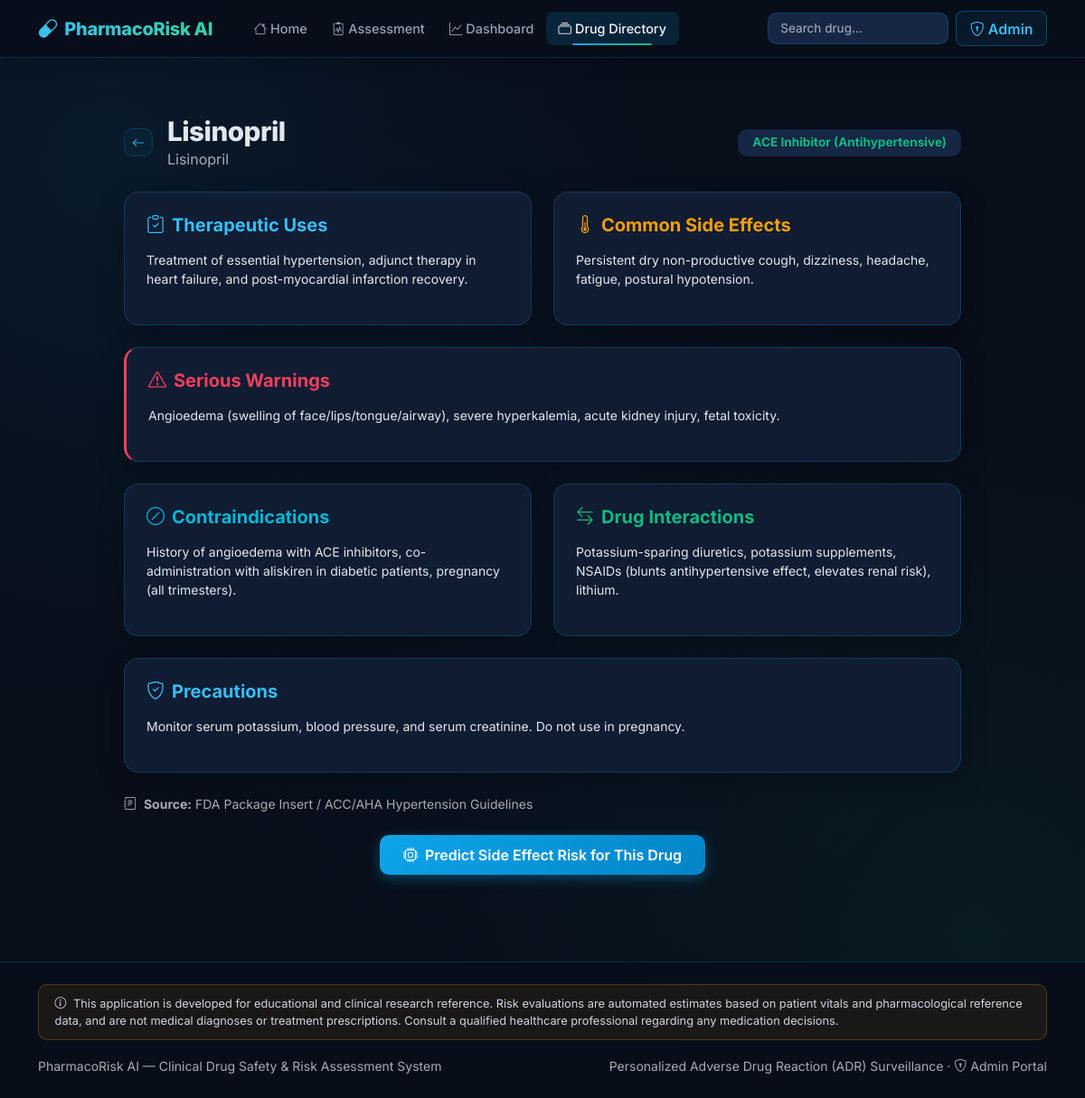
The app's page /drug-info/152 with its own data.
### tables this page shows
CREATE TABLE drugs (
    id INTEGER PRIMARY KEY AUTOINCREMENT,
    drug_name TEXT NOT NULL UNIQUE,
    generic_name TEXT NOT NULL,
    category TEXT NOT NULL,
    uses TEXT NOT NULL,
    common_side_effects TEXT NOT NULL,
    serious_warnings TEXT NOT NULL,
    contraindications TEXT NOT NULL,
    interactions TEXT NOT NULL,
    precautions TEXT NOT NULL,
    source_reference TEXT DEFAULT 'FDA / DailyMed / WHO Essential Medicines',
    created_at TIMESTAMP DEFAULT CURRENT_TIMESTAMP
);

### app.py (the view)
@app.route('/drug-info/<int:drug_id>')
def drug_info(drug_id):
    drug = query_db("SELECT * FROM drugs WHERE id = ?", (drug_id,), one=True)
    if not drug:
        flash("Drug not found in database.", "danger")
        return redirect(url_for('index'))
    return render_template('drug_info.html', drug=drug)

### app.py (called while the page is built)
@app.context_processor
def inject_global_vars():
    return {
        'app_name': 'PharmacoRisk AI',
        'academic_disclaimer': (
            "This application is developed for educational and clinical research reference. "
            "Risk evaluations are automated estimates based on patient vitals and pharmacological reference data, "
            "and are not medical diagnoses or treatment prescriptions. "
            "Consult a qualified healthcare professional regarding any medication decisions."
        )
    }

### database/db.py (called while the page is built)
def get_db(db_path=None):
    path = db_path or DATABASE_PATH
    os.makedirs(os.path.dirname(path), exist_ok=True)
    try:
        if 'db' not in g:
            g.db = sqlite3.connect(path)
            g.db.row_factory = sqlite3.Row
        return g.db
    except RuntimeError:
        conn = sqlite3.connect(path)
        conn.row_factory = sqlite3.Row
        return conn

def query_db(query, args=(), one=False, db_path=None):
    conn = get_db(db_path)
    cur = conn.cursor()
    cur.execute(query, args)
    rv = cur.fetchall()
    cur.close()
    return (rv[0] if rv else None) if one else rv

### templates/drug_info.html (shortened to what this page needs)
{% extends "base.html" %}
{% block content %}
<div class="container py-5">
    <div class="row justify-content-center">
        <div class="col-lg-10">
            <div class="d-flex align-items-center mb-4 animate-in">
                <a href="{{ url_for('index') }}" class="btn btn-outline-glass btn-sm me-3"><i class="bi bi-arrow-left"></i></a>
                <div>
                    <h1 class="section-title mb-0">{{ drug['drug_name'] }}</h1>
                    <p class="text-muted mb-0">{{ drug['generic_name'] }}</p>
                </div>
                <span class="badge ms-auto" style="background: var(--pr-bg-elevated); color: var(--pr-secondary); font-size: 0.85rem; padding: 0.5rem 1rem; border-radius: 10px;">{{ drug['category'] }}</span>
            </div>
            <div class="row g-4">
                <div class="col-md-6">
                    <div class="card-glass p-4 h-100 animate-in">
                        <h5 class="fw-bold mb-3" style="color: var(--pr-primary-light);"><i class="bi bi-clipboard-check me-2"></i>Therapeutic Uses</h5>
                        <p class="small">{{ drug['uses'] }}</p>
                    </div>
                </div>
                <div class="col-md-6">
                    <div class="card-glass p-4 h-100 animate-in" style="animation-delay: 0.05s;">
                        <h5 class="fw-bold mb-3" style="color: var(--pr-warning);"><i class="bi bi-thermometer-half me-2"></i>Common Side Effects</h5>
                        <p class="small">{{ drug['common_side_effects'] }}</p>
                    </div>
                </div>
                <div class="col-12">
                    <div class="card-glass p-4 animate-in" style="animation-delay: 0.1s; border-left: 3px solid var(--pr-danger);">
                        <h5 class="fw-bold mb-3" style="color: var(--pr-danger);"><i class="bi bi-exclamation-triangle me-2"></i>Serious Warnings</h5>
                        <p class="small">{{ drug['serious_warnings'] }}</p>
                    </div>
                </div>
                <div class="col-md-6">
                    <div class="card-glass p-4 h-100 animate-in" style="animation-delay: 0.15s;">
                        <h5 class="fw-bold mb-3" style="color: var(--pr-accent);"><i class="bi bi-slash-circle me-2"></i>Contraindications</h5>
                        <p class="small">{{ drug['contraindications'] }}</p>
                    </div>
                </div>
                <div class="col-md-6">
                    <div class="card-glass p-4 h-100 animate-in" style="animation-delay: 0.2s;">
                        <h5 class="fw-bold mb-3" style="color: var(--pr-secondary);"><i class="bi bi-arrow-left-right me-2"></i>Drug Interactions</h5>
                        <p class="small">{{ drug['interactions'] }}</p>
                    </div>
                </div>
                <div class="col-12">
                    <div class="card-glass p-4 animate-in" style="animation-delay: 0.25s;">
                        <h5 class="fw-bold mb-3" style="color: var(--pr-primary-light);"><i class="bi bi-shield-check me-2"></i>Precautions</h5>
                        <p class="small">{{ drug['precautions'] }}</p>
                    </div>
                </div>
            </div>
            {% if drug['source_reference'] %}
            <div class="text-muted small mt-4 animate-in" style="animation-delay: 0.3s;">
                <i class="bi bi-journal-text me-1"></i> <strong>Source:</strong> {{ drug['source_reference'] }}
            </div>
            {% endif %}
            <div class="text-center mt-4 animate-in" style="animation-delay: 0.35s;">
                <a href="{{ url_for('patient') }}" class="btn btn-primary-gradient">
                    <i class="bi bi-cpu me-2"></i>Predict Side Effect Risk for This Drug
                </a>
            </div>
        </div>
    </div>
</div>
{% endblock %}

### templates/base.html (style rules this page uses)
:root { --pr-primary: #0ea5e9; --pr-primary-hover: #0284c7; --pr-primary-light: #38bdf8; --pr-secondary: #10b981; --pr-secondary-light: #34d399; --pr-accent: #06b6d4; --pr-accent-alt: #14b8a6; --pr-danger: #f43f5e; --pr-warning: #f59e0b; --pr-success: #10b981; --pr-bg-dark: #080e1a; --pr-bg-card: #0f1c32; --pr-bg-elevated: #152744; --pr-border: rgba(14, 165, 233, 0.22); --pr-glow: rgba(14, 165, 233, 0.25); --pr-emerald-glow: rgba(16, 185, 129, 0.25); }
* { font-family: 'Inter', system-ui, sans-serif; }
body { background-color: var(--pr-bg-dark); background-image: radial-gradient(circle at 10% 15%, rgba(14, 165, 233, 0.08) 0%, transparent 40%), radial-gradient(circle at 90% 85%, rgba(16, 185, 129, 0.07) 0%, transparent 40%), radial-gradient(circle at 50% 50%, rgba(6, 182, 212, 0.03) 0%, transparent 60%); background-attachment: fixed; color: #e2e8f0; min-height: 100vh; }
.card-glass { background: var(--pr-bg-card); border: 1px solid var(--pr-border); border-radius: 16px; transition: transform 0.25s cubic-bezier(0.16, 1, 0.3, 1), box-shadow 0.25s cubic-bezier(0.16, 1, 0.3, 1), border-color 0.25s ease; box-shadow: 0 8px 30px rgba(0, 0, 0, 0.25); }
.btn-primary-gradient { background: linear-gradient(135deg, var(--pr-primary), #0284c7); border: none; color: white; font-weight: 600; padding: 0.65rem 1.6rem; border-radius: 10px; box-shadow: 0 4px 14px rgba(14, 165, 233, 0.35); transition: all 0.25s ease; }
.btn-outline-glass { border: 1px solid var(--pr-border); color: var(--pr-primary-light); background: rgba(14, 165, 233, 0.05); border-radius: 10px; font-weight: 500; transition: all 0.25s ease; }
.section-title { font-weight: 800; font-size: 1.85rem; margin-bottom: 0.5rem; letter-spacing: -0.5px; }
.animate-in { animation: fadeInUp 0.45s cubic-bezier(0.16, 1, 0.3, 1) forwards; }

### records on screen
drugs: drug_name "Lisinopril", generic_name "Lisinopril", category "ACE Inhibitor (Antihypertensive)", uses "Treatment of essential hypertension, adjunct therapy in heart failure, and post-myocardial infarction recovery.", common_side_effects "Persistent dry non-productive cough, dizziness, headache, fatigue, postural hypotension.", serious_warnings "Angioedema (swelling of face/lips/tongue/airway), severe hyperkalemia, acute kidney injury, fetal toxicity.", contraindications "History of angioedema with ACE inhibitors, co-administration with aliskiren in diabetic patients, pregnancy (all trimesters).", interactions "Potassium-sparing diuretics, potassium supplements, NSAIDs (blunts antihypertensive effect, elevates renal risk), lithium.", precautions "Monitor serum potassium, blood pressure, and serum creatinine. Do not use in pregnancy.", source_reference "FDA Package Insert / ACC/AHA Hypertension Guidelines"

### other values on screen
{{ app_name }} "PharmacoRisk AI"
